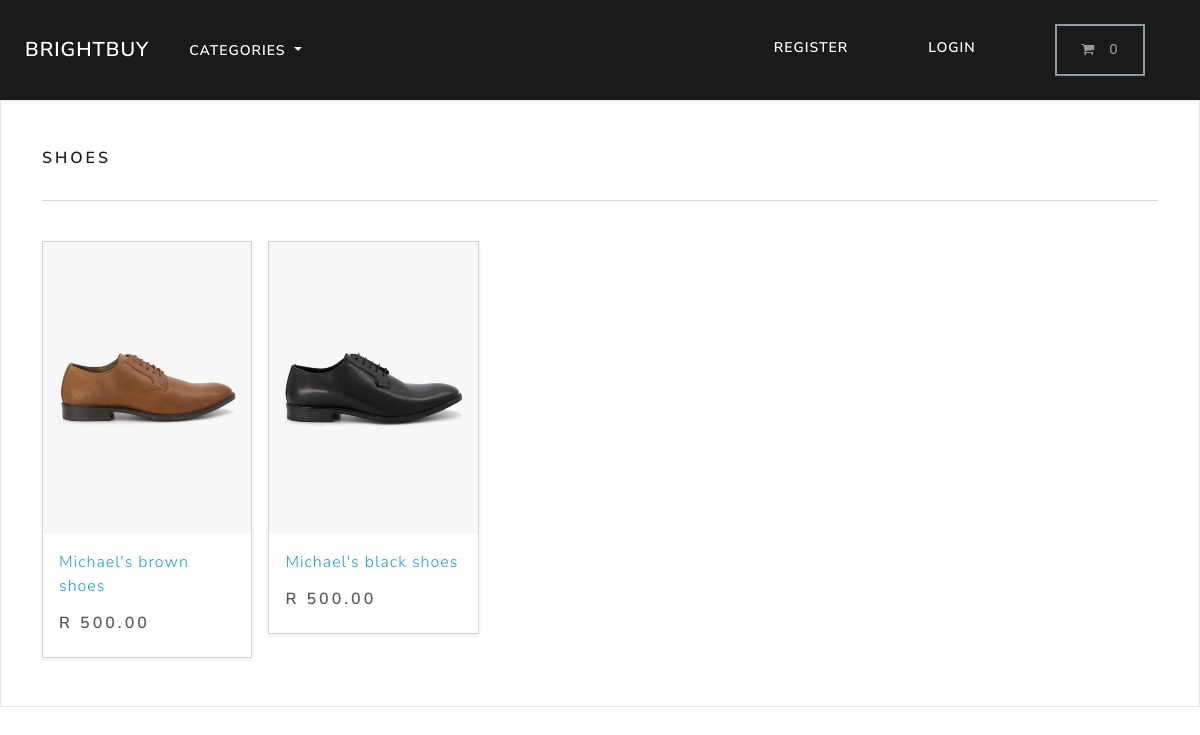
The page /search/shoes/ on the database its author committed.
### store/models.py (models this page shows, shortened)
class Category(models.Model):
    name = models.CharField(max_length=250, db_index=True)
    slug = models.SlugField(max_length=250, unique=True)
    class Meta:
        verbose_name_plural = 'categories'
    def get_absolute_url(self):
        return reverse("list-category", args=[self.slug])

class Product(models.Model):
    category = models.ForeignKey(Category, related_name='product', on_delete=models.CASCADE, null=True)
    title = models.CharField(max_length=250)
    brand = models.CharField(max_length=250, default='un-branded')
    description = models.TextField(blank=True)
    slug = models.SlugField(max_length=255)
    price = models.DecimalField(max_digits=6,decimal_places=2)
    image = models.ImageField(upload_to='images/')
    class Meta:
        verbose_name_plural = 'products'
    def get_absolute_url(self):
        return reverse("product-info", args=[self.slug])

### store/views.py (the view)
# urls.py: path('search/<category_slug>/',views.list_category,name='list-category'),
def list_category(request, category_slug = None):
        category = get_object_or_404(Category, slug = category_slug)
        products = Product.objects.filter(category=category)
        return render(request, 'store/list-category.html',{'category':category, 'products': products})

### cart/cart.py (called while the page is built)
    def __len__(self):
        return sum(item['qty'] for item in self.cart.values() )

### cart/context_processor.py (called while the page is built)
def cart(request):
    return{'cart':Cart(request)}

### store/views.py (called while the page is built)
def categories(request):
    all_categories = Category.objects.all()
    return{'all_categories':all_categories}

### store/templates/store/list-category.html
{% extends "./base.html" %}
{% load static %}
{% block content %}
<main>
  <div class="album py-5 bg-light">
    <div class="container">
      <div class="pb-3 h5"> {{category.name | capfirst}} </div>
      <hr>
      <br>
      <div class="row row-cols-1 row-cols-sm-2 row-cols-md-5 g-3">
        {% for product in products %}
          <div class="col">
            <div class="card shadow-sm">
            <img class="img-fluid" alt="Responsive image" src="{{product.image.url}}">
              <div class="card-body">
                <p class="card-text">
                  <a class="text-info text-decoration-none" href="{{product.get_absolute_url}}"> {{product.title}} </a>
                </p>
                <div class="d-flex justify-content-between align-items-center">
                  <h5> R {{product.price}}  </h5>
                </div>
              </div>
            </div>
          </div>
        {% endfor %}
      </div>
    </div>
  </div>
</main>
{% endblock %}

### rows shown on the page
Category: name "SHOES"
Product: image (picture), title "Michael's brown shoes", price "500.00"
Product: image (picture), title "Michael's black shoes", price "500.00"
